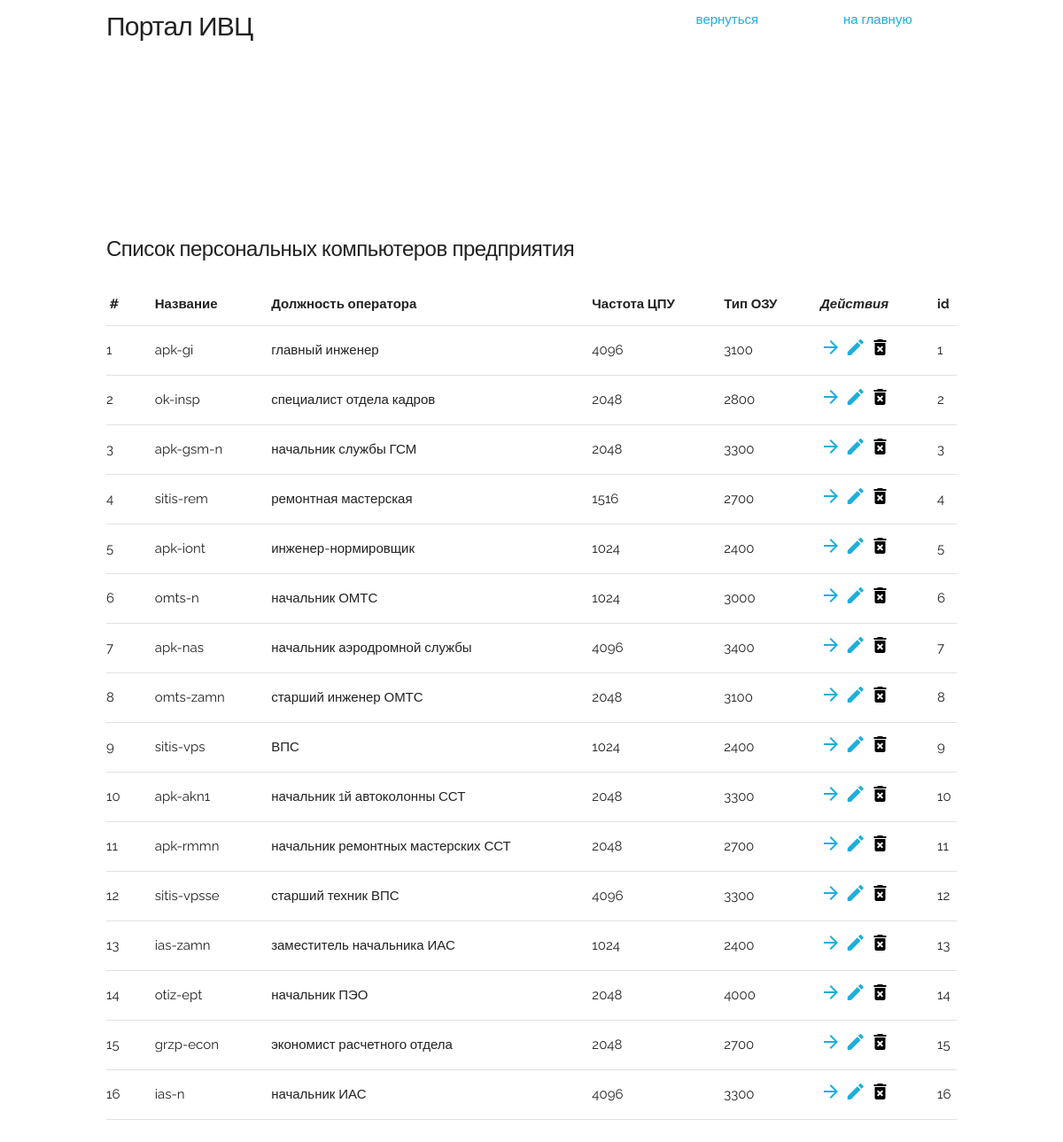
The page /computerTable.php on the database its author committed.
### tables this page shows
CREATE TABLE `computers` (
  `id` int(11) NOT NULL,
  `name` varchar(64) NOT NULL,
  `location` varchar(64) DEFAULT NULL,
  `ram_size` int(11) NOT NULL,
  `cpu_freq` int(11) NOT NULL,
  `install_date` date NOT NULL
);

### core/functions.php (called while the page is built, shortened)
<?php
function getSqlTable(array $db_params): array
{
    extract($db_params);
    try {
        $connect = new PDO("mysql:host=$server_name;dbname=$table_name;charset=utf8", $db_user_name, $db_password);
        $connect->setAttribute(PDO::ATTR_ERRMODE, PDO::ERRMODE_EXCEPTION);
        $statement = $connect->prepare("SELECT id, name, location, ram_size, cpu_freq FROM computers");
        $statement->execute();
        $statement->setFetchMode(PDO::FETCH_ASSOC);
        $result = $statement->fetchAll();
        return $result;
    } catch(PDOException $e) {
        return ['Error: ' => $e->getMessage()];
    }
}

### public/computerTable.php (the view, shortened to what this page needs)
<?php
include_once __DIR__ . "/../core/config.php";
include_once __DIR__ . "/../core/functions.php";
$computer_table_data = getSqlTable($db_params);
?>
<!DOCTYPE html>
<html lang="ru">
<head>
  <link rel="stylesheet" href="normalize.css">
  <link rel="stylesheet" href="skeleton.css">
</head>
  <body>
    <div class="container">
      <div class="row" style="margin-top:10px">
        <div class="eight columns"><h4>Портал ИВЦ</h4></div>
        <div class="two columns"><a href="javascript:history.go(-1)">вернуться</a></div>
        <div class="two columns"><a href=index.php>на главную</a></div>
      </div>
      <div class="row" style="margin-top:20%">
        <h5>Список персональных компьютеров предприятия</h6>
        <table class="u-full-width">
          <thead>
            <tr>
              <th>&nbsp#&nbsp</th>
              <th>Название</th>
              <th>Должность оператора</th>
              <th>Частота ЦПУ</th>
              <th>Тип ОЗУ</th>
              <th><i>Действия</i></th>
              <th>id</th>
            </tr>
          </thead>
          <?php foreach ($computer_table_data as $row): ?>
          <tbody>
            <tr>
              <td><?php echo current($row); ?></td>
              <td><?php echo $row['name']; ?></td>
              <td><?php echo $row['location']; ?></td>
              <td><?php echo $row['ram_size']; ?></td>
              <td><?php echo $row['cpu_freq']; ?></td>
              <td>
                <i class="material-icons">
                  <a href="details.php?id=<?php echo $row['id'];?>">arrow_forward</a>
                </i>
                <i class="material-icons">
                  <a href="edit.php?id=<?php echo $row['id'];?>">edit</a>
                </i>
                <i class="material-icons">
                  <a href="deleteConfirm.php?id=<?php echo $row['id'];?>" style="color: black">delete_forever</a>
                </i>
              </td>
              <td><?php echo $row['id']; ?></td>
            </tr>
            </tbody>
          <?php endforeach; ?>
        </table>
      </div>
    </div>
  </body>
</html>

### public/skeleton.css (style rules this page uses)
.container { position: relative; width: 100%; max-width: 960px; margin: 0 auto; padding: 0 20px; box-sizing: border-box; }
.column, .columns { width: 100%; float: left; box-sizing: border-box; }
@media (min-width: 400px) { .container { width: 85%; padding: 0; } }
@media (min-width: 550px) { .container { width: 80%; } }
@media (min-width: 550px) { .column, .columns { margin-left: 4%; } }
@media (min-width: 550px) { .column:first-child, .columns:first-child { margin-left: 0; } }
@media (min-width: 550px) { .two.columns { width: 13.3333333333%; } }
@media (min-width: 550px) { .eight.columns { width: 65.3333333333%; } }
html { font-size: 62.5%; }
body { font-size: 1.5em; line-height: 1.6; font-weight: 400; font-family: "Raleway", "HelveticaNeue", "Helvetica Neue", Helvetica, Arial, sans-serif; color: #222; }
h1, h2, h3, h4, h5, h6 { margin-top: 0; margin-bottom: 2rem; font-weight: 300; }
h4 { font-size: 2.4rem; line-height: 1.35; letter-spacing: -.08rem; }
h5 { font-size: 1.8rem; line-height: 1.5; letter-spacing: -.05rem; }
@media (min-width: 550px) { h4 { font-size: 3.0rem; } }
@media (min-width: 550px) { h5 { font-size: 2.4rem; } }
a { color: #1EAEDB; }
th, td { padding: 12px 15px; text-align: left; border-bottom: 1px solid #E1E1E1; }
th:first-child, td:first-child { padding-left: 0; }
th:last-child, td:last-child { padding-right: 0; }
pre, blockquote, dl, figure, table, p, ul, ol, form { margin-bottom: 2.5rem; }
.u-full-width { width: 100%; box-sizing: border-box; }
.container:after, .row:after, .u-cf { content: ""; display: table; clear: both; }

### rows shown on the page
computers: row "1", name "apk-gi", location "главный инженер", ram_size "4096", cpu_freq "3100", id "1"
computers: row "2", name "ok-insp", location "специалист отдела кадров", ram_size "2048", cpu_freq "2800", id "2"
computers: row "3", name "apk-gsm-n", location "начальник службы ГСМ", ram_size "2048", cpu_freq "3300", id "3"
computers: row "4", name "sitis-rem", location "ремонтная мастерская", ram_size "1516", cpu_freq "2700", id "4"
computers: row "5", name "apk-iont", location "инженер-нормировщик", ram_size "1024", cpu_freq "2400", id "5"
computers: row "6", name "omts-n", location "начальник ОМТС", ram_size "1024", cpu_freq "3000", id "6"
computers: row "7", name "apk-nas", location "начальник аэродромной службы", ram_size "4096", cpu_freq "3400", id "7"
computers: row "8", name "omts-zamn", location "старший инженер ОМТС", ram_size "2048", cpu_freq "3100", id "8"
computers: row "9", name "sitis-vps", location "ВПС", ram_size "1024", cpu_freq "2400", id "9"
computers: row "10", name "apk-akn1", location "начальник 1й автоколонны ССТ", ram_size "2048", cpu_freq "3300", id "10"
computers: row "11", name "apk-rmmn", location "начальник ремонтных мастерских ССТ", ram_size "2048", cpu_freq "2700", id "11"
computers: row "12", name "sitis-vpsse", location "старший техник ВПС", ram_size "4096", cpu_freq "3300", id "12"
computers: row "13", name "ias-zamn", location "заместитель начальника ИАС", ram_size "1024", cpu_freq "2400", id "13"
computers: row "14", name "otiz-ept", location "начальник ПЭО", ram_size "2048", cpu_freq "4000", id "14"
computers: row "15", name "grzp-econ", location "экономист расчетного отдела", ram_size "2048", cpu_freq "2700", id "15"
computers: row "16", name "ias-n", location "начальник ИАС", ram_size "4096", cpu_freq "3300", id "16"
